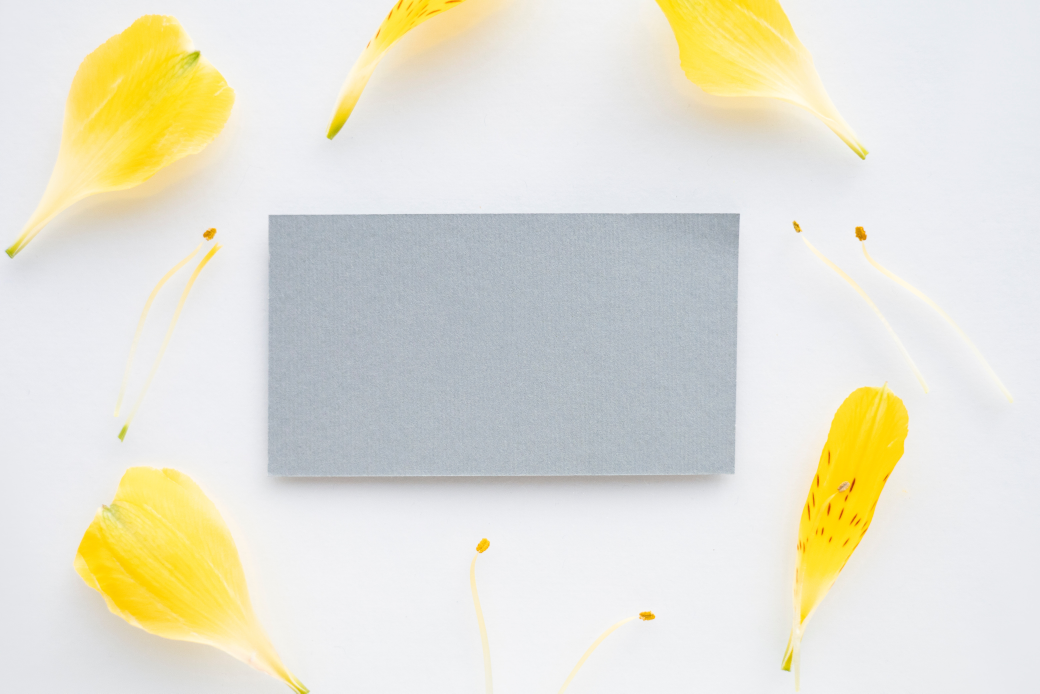
#> input picture tests/upload/paper2.jpg, 6240 x 4160 px, found by its file name (shown at 1/6 size)
$ python test.py
#> lines starting #> are read from the running program, lines starting #| are printed output that depends on the picture
from pathlib import Path
import cv2
import numpy as np

try:
    from src.generateDocument import GenerateDocument
except ModuleNotFoundError:
    import importlib.util
    spec = importlib.util.spec_from_file_location(
        "genDoc", Path(__file__).parent.parent/"src"/ "generateDocument.py",submodule_search_locations = [])
    genDoc = importlib.util.module_from_spec(spec)
    spec.loader.exec_module(genDoc)

try:
    from src.pdf import PDF
except ModuleNotFoundError:
    import importlib.util
    spec = importlib.util.spec_from_file_location(
        "pdf", Path(__file__).parent.parent/"src"/ "pdf.py",submodule_search_locations = [])
    pdf = importlib.util.module_from_spec(spec)
    spec.loader.exec_module(pdf)
# [13 lines of commented-out code are left out]
img2 = cv2.imread('documented/tests/upload/paper2.jpg')
#> img2 is the input picture: shape (4160, 6240, 3); mean B, G, R 212.3, 225.9, 227.7
img3 = cv2.imread('documented/tests/upload/paper3.jpg')
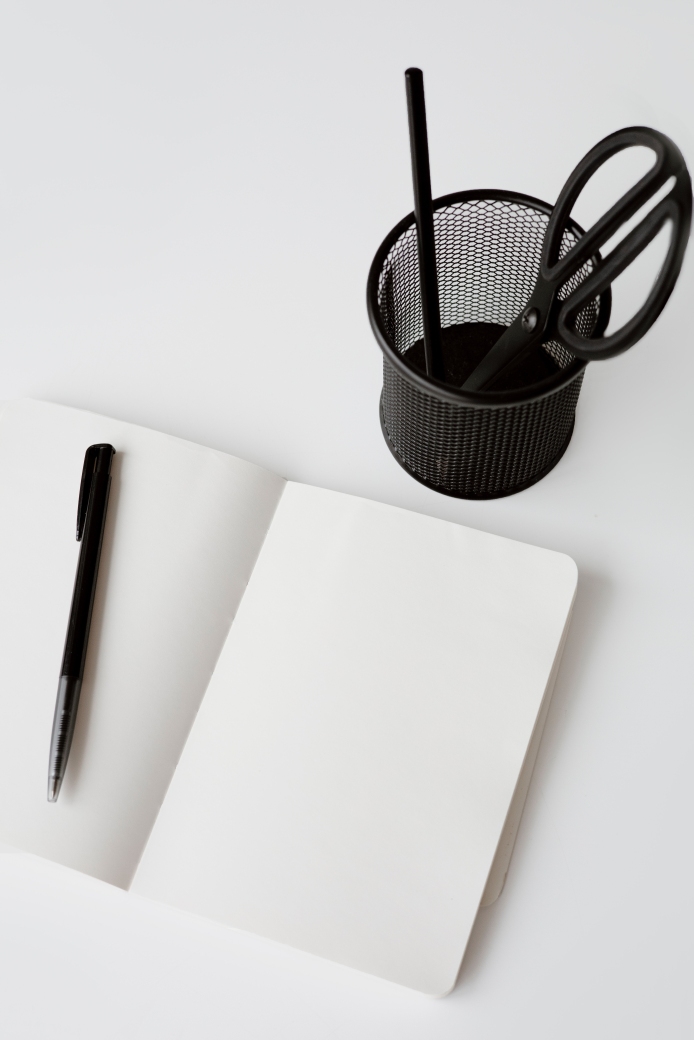
#> input picture tests/upload/paper3.jpg, 4160 x 6240 px, found by its file name (shown at 1/6 size)
#> img3 is the input picture: shape (6240, 4160, 3); mean B, G, R 201.1, 201.3, 201.8
img4 = cv2.imread('documented/tests/upload/paper4.jpg')
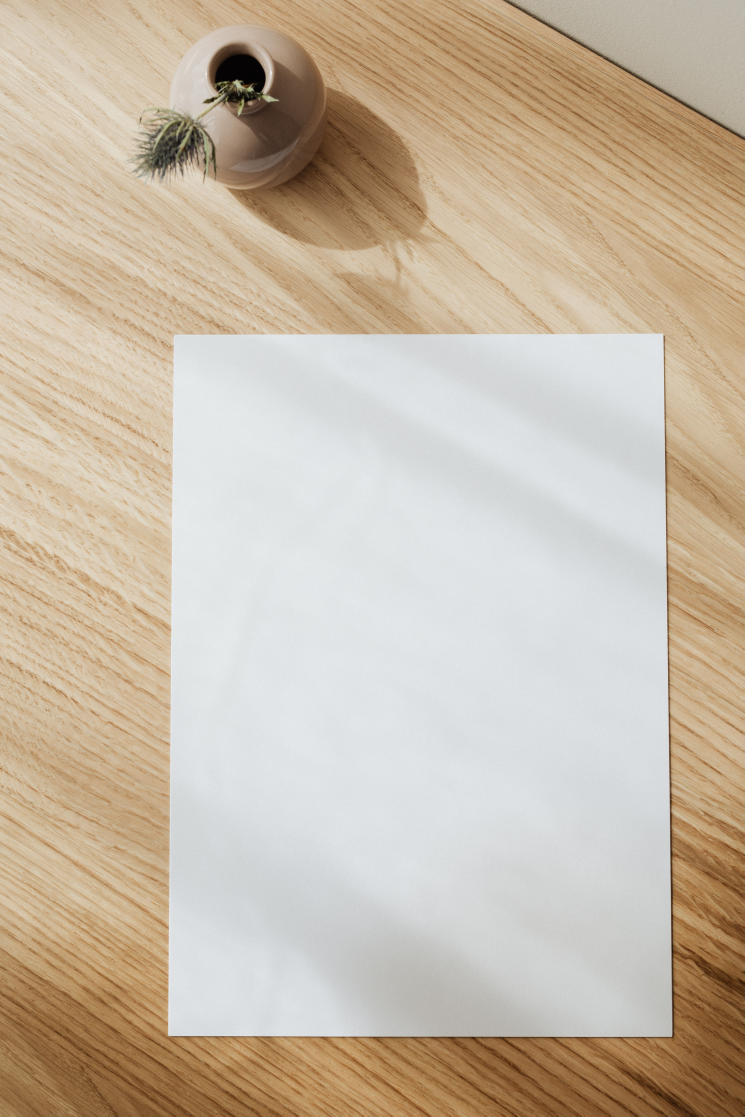
#> input picture tests/upload/paper4.jpg, 3721 x 5581 px, found by its file name (shown at 1/5 size)
#> img4 is the input picture: shape (5581, 3721, 3); mean B, G, R 167.6, 186, 200.1
img1 = cv2.imread('documented/tests/upload/paper1.jpg')

#> (the run stopped early here; a loop or call above may not have finished)
